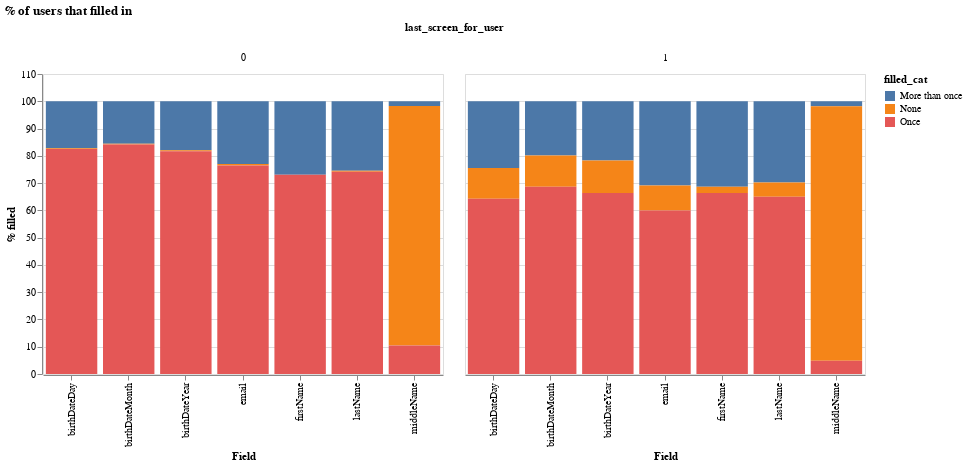

This figure's notebook cell:
### Code cell
d = final.loc[
    (final["step"] == "personal-information")
    & (
        final["field"].isin(
            [
                "birthDateDay",
                "birthDateMonth",
                "birthDateYear",
                "email",
                "firstName",
                "lastName",
                "middleName",
            ]
        )
    ),
    :,
]
d = d.rename(columns={"last_event_dummy": "last_screen_for_user"})

# aggregate
d = (
    d.groupby(["domain_userid", "field", "last_screen_for_user"])
    .agg("sum")
    .reset_index()
)

d["filled_cat"] = "None"
d.loc[d["field_filled"] == 1, "filled_cat"] = "Once"
d.loc[d["field_filled"] > 1, "filled_cat"] = "More than once"

d = (
    d.loc[:, ["domain_userid", "field", "last_screen_for_user", "filled_cat"]]
    .groupby(["field", "last_screen_for_user", "filled_cat"])["domain_userid"]
    .nunique()
    .reset_index()
)

d["total"] = d.groupby(["field", "last_screen_for_user"])["domain_userid"].transform(
    "sum"
)
d["perc"] = 100 * d["domain_userid"] / d["total"]


alt.Chart(d).mark_bar().encode(
    x=alt.X("field:N", axis=alt.Axis(title="Field")),
    y=alt.Y("perc:Q", axis=alt.Axis(title="% filled")),
    column="last_screen_for_user:N",
    color="filled_cat:N",
).properties(title="% of users that filled in ", width=400)

### Figure 1 — Vega-Lite specification as saved in the notebook (floating-point values rounded to 4 significant figures)
{"config": {"view": {"continuousWidth": 400, "continuousHeight": 300}}, "data": {"name": "data-faafefe066493510de6a6e5f132cc70f"}, "mark": "bar", "encoding": {"color": {"type": "nominal", "field": "filled_cat"}, "column": {"type": "nominal", "field": "last_screen_for_user"}, "x": {"type": "nominal", "axis": {"title": "Field"}, "field": "field"}, "y": {"type": "quantitative", "axis": {"title": "% filled"}, "field": "perc"}}, "title": "% of users that filled in ", "width": 400, "$schema": "https://vega.github.io/schema/vega-lite/v4.0.2.json", "datasets": {"data-faafefe066493510de6a6e5f132cc70f": [{"field": "birthDateDay", "last_screen_for_user": 0, "filled_cat": "More than once", "domain_userid": 84589, "total": 490813, "perc": 17.23}, {"field": "birthDateDay", "last_screen_for_user": 0, "filled_cat": "None", "domain_userid": 1306, "total": 490813, "perc": 0.2661}, {"field": "birthDateDay", "last_screen_for_user": 0, "filled_cat": "Once", "domain_userid": 404918, "total": 490813, "perc": 82.5}, {"field": "birthDateDay", "last_screen_for_user": 1, "filled_cat": "More than once", "domain_userid": 44466, "total": 181412, "perc": 24.51}, {"field": "birthDateDay", "last_screen_for_user": 1, "filled_cat": "None", "domain_userid": 20324, "total": 181412, "perc": 11.2}, {"field": "birthDateDay", "last_screen_for_user": 1, "filled_cat": "Once", "domain_userid": 116622, "total": 181412, "perc": 64.29}, {"field": "birthDateMonth", "last_screen_for_user": 0, "filled_cat": "More than once", "domain_userid": 76536, "total": 490813, "perc": 15.59}, {"field": "birthDateMonth", "last_screen_for_user": 0, "filled_cat": "None", "domain_userid": 1339, "total": 490813, "perc": 0.2728}, {"field": "birthDateMonth", "last_screen_for_user": 0, "filled_cat": "Once", "domain_userid": 412938, "total": 490813, "perc": 84.13}, {"field": "birthDateMonth", "last_screen_for_user": 1, "filled_cat": "More than once", "domain_userid": 36136, "total": 181412, "perc": 19.92}, {"field": "birthDateMonth", "last_screen_for_user": 1, "filled_cat": "None", "domain_userid": 20756, "total": 181412, "perc": 11.44}, {"field": "birthDateMonth", "last_screen_for_user": 1, "filled_cat": "Once", "domain_userid": 124520, "total": 181412, "perc": 68.64}, {"field": "birthDateYear", "last_screen_for_user": 0, "filled_cat": "More than once", "domain_userid": 88322, "total": 490813, "perc": 18.0}, {"field": "birthDateYear", "last_screen_for_user": 0, "filled_cat": "None", "domain_userid": 1415, "total": 490813, "perc": 0.2883}, {"field": "birthDateYear", "last_screen_for_user": 0, "filled_cat": "Once", "domain_userid": 401076, "total": 490813, "perc": 81.72}, {"field": "birthDateYear", "last_screen_for_user": 1, "filled_cat": "More than once", "domain_userid": 39411, "total": 181412, "perc": 21.72}, {"field": "birthDateYear", "last_screen_for_user": 1, "filled_cat": "None", "domain_userid": 21564, "total": 181412, "perc": 11.89}, {"field": "birthDateYear", "last_screen_for_user": 1, "filled_cat": "Once", "domain_userid": 120437, "total": 181412, "perc": 66.39}, {"field": "email", "last_screen_for_user": 0, "filled_cat": "More than once", "domain_userid": 113101, "total": 490813, "perc": 23.04}, {"field": "email", "last_screen_for_user": 0, "filled_cat": "None", "domain_userid": 2471, "total": 490813, "perc": 0.5035}, {"field": "email", "last_screen_for_user": 0, "filled_cat": "Once", "domain_userid": 375241, "total": 490813, "perc": 76.45}, {"field": "email", "last_screen_for_user": 1, "filled_cat": "More than once", "domain_userid": 56067, "total": 181412, "perc": 30.91}, {"field": "email", "last_screen_for_user": 1, "filled_cat": "None", "domain_userid": 16608, "total": 181412, "perc": 9.155}, {"field": "email", "last_screen_for_user": 1, "filled_cat": "Once", "domain_userid": 108737, "total": 181412, "perc": 59.94}, {"field": "firstName", "last_screen_for_user": 0, "filled_cat": "More than once", "domain_userid": 132208, "total": 490813, "perc": 26.94}, {"field": "firstName", "last_screen_for_user": 0, "filled_cat": "None", "domain_userid": 227, "total": 490813, "perc": 0.04625}, {"field": "firstName", "last_screen_for_user": 0, "filled_cat": "Once", "domain_userid": 358378, "total": 490813, "perc": 73.02}, {"field": "firstName", "last_screen_for_user": 1, "filled_cat": "More than once", "domain_userid": 56818, "total": 181412, "perc": 31.32}, {"field": "firstName", "last_screen_for_user": 1, "filled_cat": "None", "domain_userid": 4272, "total": 181412, "perc": 2.355}, {"field": "firstName", "last_screen_for_user": 1, "filled_cat": "Once", "domain_userid": 120322, "total": 181412, "perc": 66.33}, {"field": "lastName", "last_screen_for_user": 0, "filled_cat": "More than once", "domain_userid": 124949, "total": 490813, "perc": 25.46}, {"field": "lastName", "last_screen_for_user": 0, "filled_cat": "None", "domain_userid": 2081, "total": 490813, "perc": 0.424}, {"field": "lastName", "last_screen_for_user": 0, "filled_cat": "Once", "domain_userid": 363783, "total": 490813, "perc": 74.12}, {"field": "lastName", "last_screen_for_user": 1, "filled_cat": "More than once", "domain_userid": 54068, "total": 181412, "perc": 29.8}, {"field": "lastName", "last_screen_for_user": 1, "filled_cat": "None", "domain_userid": 9500, "total": 181412, "perc": 5.237}, {"field": "lastName", "last_screen_for_user": 1, "filled_cat": "Once", "domain_userid": 117844, "total": 181412, "perc": 64.96}, {"field": "middleName", "last_screen_for_user": 0, "filled_cat": "More than once", "domain_userid": 8455, "total": 490813, "perc": 1.723}, {"field": "middleName", "last_screen_for_user": 0, "filled_cat": "None", "domain_userid": 431259, "total": 490813, "perc": 87.87}, {"field": "middleName", "last_screen_for_user": 0, "filled_cat": "Once", "domain_userid": 51099, "total": 490813, "perc": 10.41}, {"field": "middleName", "last_screen_for_user": 1, "filled_cat": "More than once", "domain_userid": 3373, "total": 181412, "perc": 1.859}, {"field": "middleName", "last_screen_for_user": 1, "filled_cat": "None", "domain_userid": 169298, "total": 181412, "perc": 93.32}, {"field": "middleName", "last_screen_for_user": 1, "filled_cat": "Once", "domain_userid": 8741, "total": 181412, "perc": 4.818}]}}
